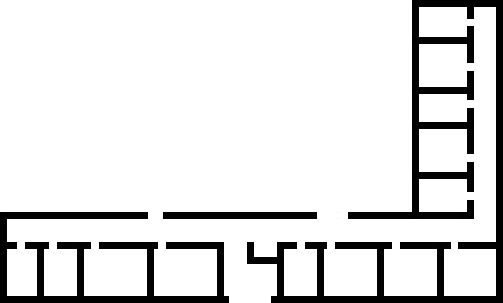
%> input picture success!!!!!!!!!!!!!!!/groundfloor.bmp, 503 x 303 px
$ octave Tomas_it_is_unbelievable.m   (GNU Octave 9; MATLAB toolbox functions it lacks are replaced by stand-ins)
%> lines starting %> are read from the running program, lines starting %| are printed output that depends on the picture; in (x1, y1, x2, y2) boxes, pixels count from 0 and x2, y2 are one past the last pixel; in counts of white or black regions, pixels touching at a corner belong together; the program's own positions count from 1
### success!!!!!!!!!!!!!!!/getFile_my.m
function [F] = getFile_my(I)
space=find(I==0);
exit=find(I==2);
passenger=find(I==1);
wall=find(I==5);
[n,m]=size(I);
F=zeros(n,m);
F(space)=1;
F(exit)=Inf;
F(passenger)=2;
F(wall)=0;
F=flipud(F);
end

### success!!!!!!!!!!!!!!!/computeGradientField1.m
function [FX, FY] = computeGradientField1(F)
%UNTITLED2 Summary of this function goes here
%   Detailed explanation goes here

%Find the Exits
[rowE,colE,v] = find(F==Inf);

%Create a new Space with only 1(Space) and 0(Wall) as entries
[sx,sy]=size(F);
NewF=ones(sx,sy);
Wall=find(F==0);
NewF(Wall)=0;


Exits(1,:)=rowE';
Exits(2,:)=colE';

options.nb_iter_max = Inf;
[D,S] = perform_fast_marching(NewF, Exits);
[FX,FY] = gradient_special(D);

D(D==Inf)=0; % Make infinity entries of D to 0


%Plot Contour
% contour(D);
% hold on;

%Plot Vectorfield
% quiver(FX,FY,0.1);
 hold on;

%Plot Walls
[rowW,colW,v] = find(NewF==0);
for n=1:1:size(rowW)
   h = plot(colW(n),rowW(n), '.b'); set(h, 'MarkerSize', 10);
end


%Plot Exits
for n=1:1:size(rowE)
   h = plot(colE(n),rowE(n), '.r'); set(h, 'MarkerSize', 20);
end

end

### success!!!!!!!!!!!!!!!/Tomas_it_is_unbelievable.m
clear all
clc

[FileName,PathName] = uigetfile('*.bmp', 'Select a Bitmap File');
%> the answer given: groundfloor.bmp
I=imread(strcat(PathName,FileName));
%> I is the input picture: size 303x503 uint8; min 0, max 255, mean 223.5

[a b] = size(I);
%> a = 303; b = 503
for i=1:a
    for j=1:b
        if I(i,j)<50
            I(i,j)=5;
        end
        if I(i,j)>200
            I(i,j)=0;
        end
        if I(i,j)==140
            I(i,j)=2;
        end
        if I(i,j)==115
            I(i,j)=1;
        end

    end

end
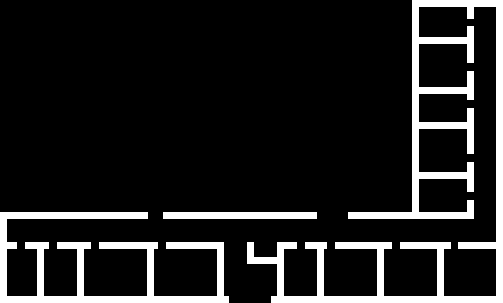
%> I: size 303x503 uint8; values 0 (black) and 5 (white), 12.4% white; 3 white regions, box (x1, y1, x2, y2) and area: (247, 0, 503, 303) 12054, (0, 212, 229, 303) 5789, (163, 212, 317, 219) 1078

I(300,255)=2;
%> I: size 303x503 uint8; under 0.01% of pixels changed, all inside (x1, y1, x2, y2) = (254, 299, 255, 300)
I(200,150)=2;
%> I: size 303x503 uint8; min 0, max 5, mean 0.621; mean of the top-left, top-right, bottom-left and bottom-right quarters 0, 0.592, 0.851, 1.03
I(200,330)=2;

f = getFile_my(I);
%> in getFile_my, `space=find(I==0);`: space = 133485 values from 1 to 150281
%> in getFile_my, `exit=find(I==2);`: exit = [45347; 77262; 99887]
%> in getFile_my, `passenger=find(I==1);`: passenger = []
%> in getFile_my, `wall=find(I==5);`: wall = 18921 values from 213 to 152409
%> in getFile_my, `F(exit)=Inf;`: F: size 303x503 double; 0% of the values are NaN or infinite; the others: min 0, max 1, mean 0.876
%> in getFile_my, `F=flipud(F);`:
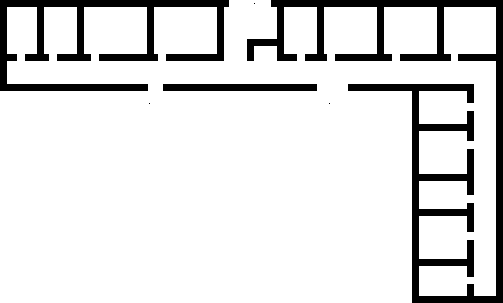
%> F: size 303x503 double; 0% of the values are NaN or infinite; the others: min 0, max 1, mean 0.876; mean of the top-left, top-right, bottom-left and bottom-right quarters Inf, Inf, 1, 0.9; drawn with min black, max white, NaN and infinite black
[FX,FY]=computeGradientField1(f);
%> in computeGradientField1, `[rowE,colE,v] = find(F==Inf);`: rowE = [104; 4; 104]; colE = [150; 255; 330]; v = [true; true; true]
%> in computeGradientField1, `Wall=find(F==0);`: Wall = 18921 values from 1 to 152409
%> in computeGradientField1, `NewF(Wall)=0;`: NewF: size 303x503 double; values 0 (black) and 1 (white), 87.6% white; 3 black regions, box (x1, y1, x2, y2) and area: (247, 0, 503, 303) 12054, (0, 0, 229, 91) 5789, (163, 84, 317, 91) 1078
%> the run ends on the next line
